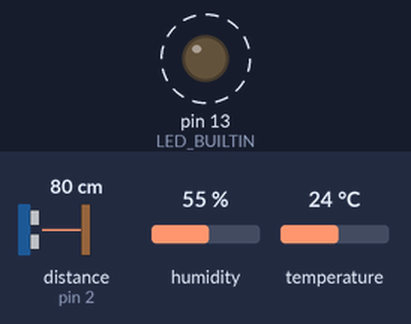
Recording of a sketch running on a simulated Arduino Nano, built with avr-gcc and run on an emulated ATmega328P. On the bench: output pins drawn as LEDs (lit = HIGH). Wiring (inferred from the names in the program): ultrasonic range finder: trigger pin 3; echo pin 2. Dashed ring = blinking. The test bench sets the inputs (shaded band); at power-on: distance to the obstacle (sensor on pin 2) 80 cm, humidity 55 %, temperature 24 °C. The echo pulse lasts 58.3 µs per cm; pins used as bus, display or sensor lines are not drawn; what the sketch prints to the serial monitor is not drawn.

Above: at 1.8 s.
1.9 s: distance to the obstacle (sensor on pin 2) set to 2 cm
At 3.1 s:
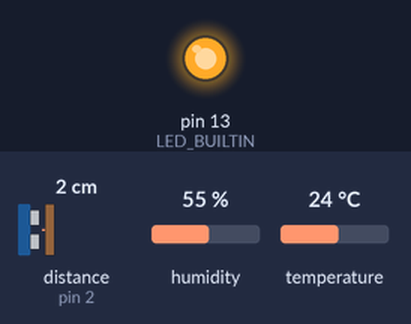
At 5.8 s:
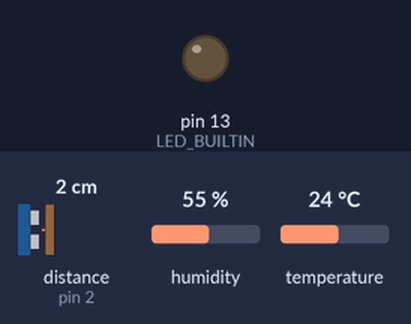
11.7 s: distance to the obstacle (sensor on pin 2) set to 120 cm
Timing chart, 0 to 21.2 s (numbered marks = the images above; inputs shaded):
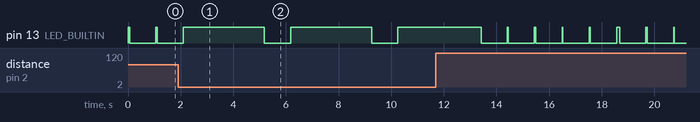

Measured:
- by itself, pin 13 (LED_BUILTIN): alternates HIGH for 3.1 s and LOW for 1.0 s

The sketch:

sketch_aug10a.ino
```cpp
// We use DHT library
#include "DHT.h"

// Set the Arduino input/output pins
#define DHT_PIN 4
#define TRIG_PIN 3
#define ECHO_PIN 2

// We trigger count down action just before hitting 0
#define COUNT_DOWN_TRIGGER 1
// The time we slepp after each loop - default 1 sec
#define LOOP_SLEEP_TIME 1000
// Turn on light if a person is less than 80cm away
#define LIGHT_ON_DISTANCE 80
// Distance to switch from automatic to manual mode
#define SWITCH_MODE_DISTANCE 5
// Seconds to sleep after switching modes
#define SWITCH_SLEEP 3
// Distances to turn ventilation on and off
#define SWITCH_MODE_START 10
#define SWITCH_MODE_STOP 25

// Set environments
#define DEV 1
#define TEST 2
#define LIVE 3
#define ENVIRONMENT DEV

// Set DEV environment
#if ENVIRONMENT == DEV
  #define LIGHT_COUNT_DOWN 10
  #define HUMIDITY_TURN_ON 75
  #define HUMIDITY_TURN_OFF 70
#endif

// Set LIVE environment
#if ENVIRONMENT == LIVE
  #define HUMIDITY_TURN_ON 80
  #define HUMIDITY_TURN_OFF 70
  #define LIGHT_COUNT_DOWN 6 * LOOP_SLEEP_TIME
#endif


// Type of sensor can be DHT11 or DHT22
#define DHT_TYPE DHT11
DHT dht(DHT_PIN, DHT_TYPE);

boolean personInFront, manualMode;
boolean ventilatorIsOn, lightIsOn;
int duration, distance, humidity, temperature;
int lightOnCounter, displayCounter, i;

// Setup runs once
void setup() {
  // We will use the LED on the board to verify the code is running
  pinMode(LED_BUILTIN, OUTPUT);
  // Ultrasonic DHT pulse
  pinMode(TRIG_PIN, OUTPUT);
  // Ultrasonic DHT listen
  pinMode(ECHO_PIN, INPUT);
  dht.begin();
  Serial.begin(9600);
  // Wait for serial port to initialize
  while (!Serial) {
    ;
  }
  personInFront = false;
  manualMode = false;
  ventilatorIsOn = false;
  lightIsOn = false;
  lightOnCounter = 0;
  displayCounter = 0;
  i = 0;
}

int getDistance() {
  int distance, duration;
  // Make sure the ultrasonic sensor HC-SRO4 is off
  digitalWrite(TRIG_PIN, LOW);
  // Give it 2 ms to turn of
  delayMicroseconds(2);
  digitalWrite(TRIG_PIN, HIGH);
  // Send impulse for 10ms (40KHz 15 degree angle)
  delayMicroseconds(10);
  digitalWrite(TRIG_PIN, LOW);
  // Listen for the response
  duration = pulseIn(ECHO_PIN, HIGH);
  // This must be calibrated for each sensor
  distance = (duration/2) / 29.1;
  return distance;
}

void processLight(){
  if (lightOnCounter == COUNT_DOWN_TRIGGER) {
    // TO DO: Turn off light here
    lightIsOn = false;
    Serial.println("Turning off lights");
  }
  if (distance < LIGHT_ON_DISTANCE) {
    personInFront = true;
    Serial.println("Person at cooktop");
    lightOnCounter = LIGHT_COUNT_DOWN;
    if (!lightIsOn) {
      lightIsOn = true;
      Serial.println("Turning on light");
      // TO DO: Turn on light here
    }
  } else {
    personInFront = false;
    if (lightOnCounter > 0) {
      lightOnCounter--;
    }
  }
}

void processHumidity() {
    if (manualMode == true) return;
    if (humidity >= HUMIDITY_TURN_ON && !ventilatorIsOn) {
      Serial.println("Turning on hood (auto)");
      // TO DO: turn on
      ventilatorIsOn = true;
    }
    if (humidity <= HUMIDITY_TURN_OFF && ventilatorIsOn) {
      Serial.println("Turning off hood (auto)");
      // TO DO: turn of
      ventilatorIsOn = false;
    }
}

void switchHoodMode() {
  if (distance < SWITCH_MODE_DISTANCE) {
    Serial.println("    Request to switch mode detected");
    if  (distance < SWITCH_MODE_DISTANCE && manualMode) {
      Serial.println("    Switching from manual to auto.");
      manualMode = false;
    } else {
      Serial.println("    Switching from auto to manual");
      manualMode = true;
    }
    Serial.print("    ");
    for (i=0; i<SWITCH_SLEEP; i++) {
      Serial.print("*");
      delay(1000);
    }
    Serial.println(" switched");
  }
}

void outputToSerial(){
  // Output
  displayCounter += 1;
  if (!(displayCounter % 5)) {
    Serial.print("      * Temperature: ");
    Serial.print(temperature);
    Serial.println(" C");
    Serial.print("      * Humidity: ");
    Serial.print(humidity);
    Serial.println(" %");
    Serial.print("      * Distance: ");
    Serial.print(distance);
    Serial.println(" cm.");
  }
  if (lightOnCounter > 0) {
    Serial.print("  Turning off lights in ");
    Serial.print(lightOnCounter);
    Serial.println(" sec.");
  }
  if (manualMode) {
    Serial.println("    Hood is manually controlled");
  } else {
    Serial.println("    Hood is auto controlled");
  }
  if (ventilatorIsOn) {
    Serial.println("      Hood is on");
  } else {
    Serial.println("      Hood is off");
  }
}

void processHoodMode() {
    if (manualMode == false) return;
    if (distance >= SWITCH_MODE_START && distance <= SWITCH_MODE_STOP && !ventilatorIsOn) {
      Serial.println("Manually turning on hood");
      // TO DO: turn on
      ventilatorIsOn = true;
      for (i=0; i<SWITCH_SLEEP; i++) {
        Serial.print("*");
        delay(1000);
      }
      Serial.println(" hood switched on");
      return;
    }
    if (distance >= SWITCH_MODE_START && distance <= SWITCH_MODE_STOP && ventilatorIsOn) {
      Serial.println("Manually turning off hood");
      // TO DO: turn of
      ventilatorIsOn = false;
      for (i=0; i<SWITCH_SLEEP; i++) {
        Serial.print("*");
        delay(1000);
      }
      Serial.println(" hood switched of");
      return;
    }
}

int getHumidity() {
  return dht.readHumidity();
}

int getTemperature() {
  return (dht.readTemperature(true)-32)/1.8;
}

// Loop runs forever
void loop() {
  // Signal that we are starting
  digitalWrite(LED_BUILTIN, HIGH);
  // Read distance from sensor
  distance = getDistance();
  // Control the lamps
  processLight();
  // Running in manual or automatic mode?
  switchHoodMode();
  processHoodMode();
  // Read humidity from DHT11
  humidity = getHumidity();
  processHumidity();
  //Read temperature from DHT11
  temperature = getTemperature;
  // Do outputs
  outputToSerial();
  // Signal loop is done
  digitalWrite(LED_BUILTIN, LOW);
  // DHT11 is very cheap an can only be polled once every second
  delay(1000);
}
```
